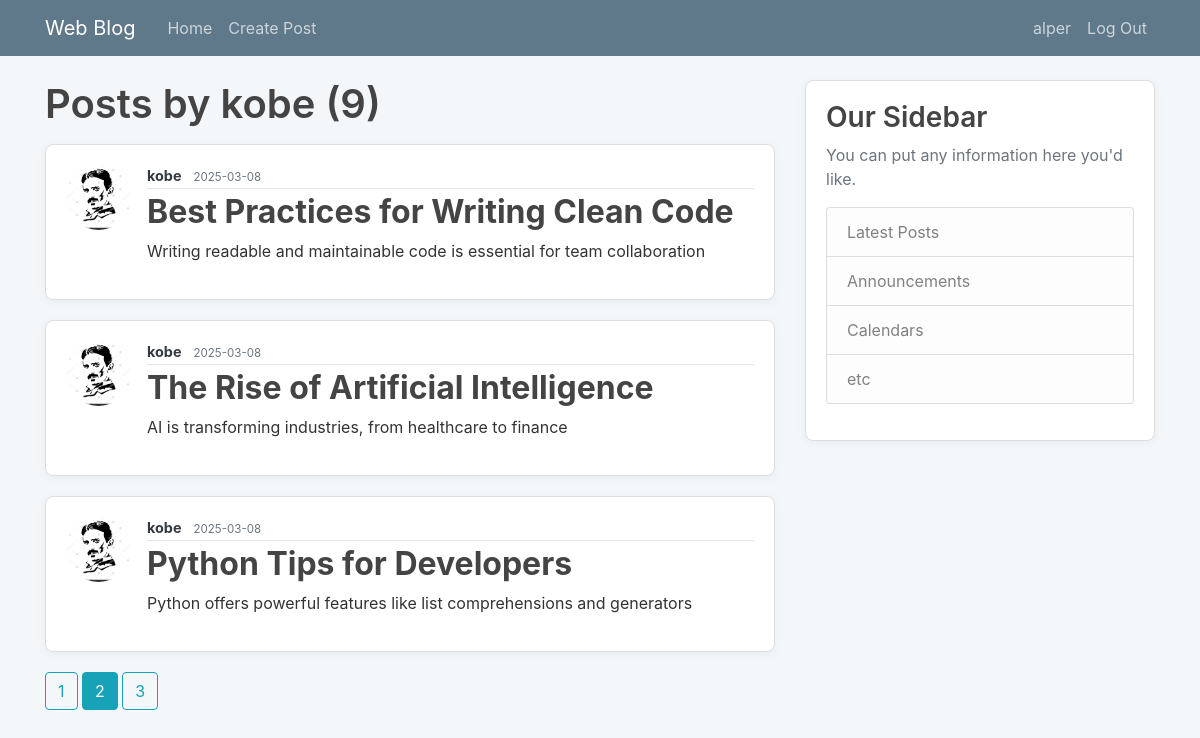
The page /user/kobe?page=2 (signed in) on the database its author committed.
### blog/models.py (models this page shows, shortened)
class User(db.Model, UserMixin):
    id = db.Column(db.Integer, primary_key=True)
    username = db.Column(db.String(length=20), unique=True, nullable=False)
    email = db.Column(db.String(length=120), unique=True, nullable=False)
    image_file = db.Column(db.String(20), nullable=False, default='default.jpg')
    password = db.Column(db.String(60), nullable=True)
    posts = db.relationship('Post', backref='author', lazy=True)

class Post(db.Model):
    id = db.Column(db.Integer, primary_key=True)
    title = db.Column(db.String(length=100), nullable=False)
    date_posted = db.Column(db.DateTime, nullable=False, default=datetime.utcnow)
    content = db.Column(db.Text, nullable=False)
    user_id = db.Column(db.Integer, db.ForeignKey('user.id'), nullable=False)

### blog/users/routes.py (the view)
@users.route('/user/<username>')
def userPosts_page(username):
    page = request.args.get('page', 1, type=int)
    user = User.query.filter_by(username=username).first_or_404()
    posts = Post.query.filter_by(author=user).order_by(Post.date_posted.desc()).paginate(page=page, per_page=3)
    return render_template('user_posts.html', posts=posts, user=user)

### blog/models.py (called while the page is built)
@login_manager.user_loader
def load_user(user_id):
    return User.query.get(int(user_id))

### blog/templates/user_posts.html (shortened to what this page needs)
{% extends 'base.html' %}
{% block content %}
    <h1 class="mb-3">Posts by {{ user.username }} ({{ posts.total }}) </h1>
    {% for post in posts.items %}
        <article class="media content-section">
            <img class="rounded-circle article-img" src="{{ url_for('static', filename='profile_pics/' + post.author.image_file) }}" alt="">
            <div class="media-body">
                <div class="article-metadata">
                    <a class="mr-2 text-dark text-decoration-none" href="{{ url_for('users.userPosts_page', username=post.author.username) }}">{{ post.author.username }}</a>
                    <small class="text-muted">{{ post.date_posted.strftime('%Y-%m-%d') }}</small>
                </div>
                <h2><a  class="article-title" href="{{ url_for('posts.post_page', post_id=post.id) }}">{{ post.title }}</a></h2>
                <p class="article-content">{{ post.content }}</p>
            </div>
        </article>
    {% endfor %}
    {% for page_number in posts.iter_pages(left_edge=1, right_edge=1, left_current=1, right_current=2) %}
        {% if page_number %}
            {% if page_number == posts.page %}
                <a class="btn btn-info mb-4" href="{{ url_for('users.userPosts_page', page=page_numnber, username=user.username) }}">{{ page_number }}</a>
            {% else %}
                <a class="btn btn-outline-info mb-4" href="{{ url_for('users.userPosts_page', page=page_number, username=user.username) }}">{{ page_number }}</a>
            {% endif %}
        {% else %}
            ....
        {% endif %}
    {% endfor %}
{% endblock %}

### blog/templates/base.html (shortened to what this page needs)
<!DOCTYPE html>
<html>
<head>
    <link rel="stylesheet" href="https://maxcdn.bootstrapcdn.com/bootstrap/4.0.0/css/bootstrap.min.css">
    <link rel="stylesheet" type="text/css" href="{{ url_for('static', filename='main.css') }}">
</head>
<body>
    <header class="site-header">
      <nav class="navbar navbar-expand-md navbar-dark bg-steel fixed-top">
        <div class="container">
          <a class="navbar-brand mr-4" href="{{ url_for('main.home_page') }}">Web Blog</a>
          <div class="collapse navbar-collapse" id="navbarToggle">
            <div class="navbar-nav mr-auto">
              {% if current_user.is_authenticated %}
                <a class="nav-item nav-link" href="{{ url_for('main.home_page') }}">Home</a>
                <a class="nav-item nav-link" href="{{ url_for('posts.createPost_page') }}">Create Post</a>
              {% else %}
                <a class="nav-item nav-link" href="{{ url_for('main.home_page') }}">Home</a>
                <a class="nav-item nav-link" href="{{ url_for('posts.createPost_page') }}">Create Post</a>
                <a class="nav-item nav-link" href="{{ url_for('main.about_page') }}">About</a>
              {% endif %}
            </div>
            <div class="navbar-nav">
              {% if current_user.is_authenticated %}
                <a class="nav-item nav-link" href="{{ url_for('users.account_page') }}">{{ current_user.username }}</a>
                <a class="nav-item nav-link" href="{{ url_for('users.logout_page') }}">Log Out</a>
              {% else %}
                <a class="nav-item nav-link" href="{{ url_for('users.login_page') }}">Login</a>
                <a class="nav-item nav-link" href="{{ url_for('users.register_page') }}">Register</a>
              {% endif %}
            </div>
          </div>
        </div>
      </nav>
    </header>
    <main role="main" class="container">
      <div class="row">
        <div class="col-md-8">
          {% block content %}{% endblock %}
        </div>
        <div class="col-md-4">
          <div class="content-section">
            <h3>Our Sidebar</h3>
            <p class='text-muted'>You can put any information here you'd like.
              <ul class="list-group">
                <li class="list-group-item list-group-item-light">Latest Posts</li>
                <li class="list-group-item list-group-item-light">Announcements</li>
                <li class="list-group-item list-group-item-light">Calendars</li>
                <li class="list-group-item list-group-item-light">etc</li>
              </ul>
            </p>
          </div>
        </div>
      </div>
    </main>
</body>
</html>

### blog/static/main.css (style rules this page uses)
body { background: #f4f7f9; color: #333333; margin-top: 5rem; font-family: 'Inter', sans-serif; }
h1, h2, h3, h4, h5, h6 { color: #444444; font-weight: 600; }
.bg-steel { background-color: #5f788a; }
.site-header .navbar-nav .nav-link { color: #cbd5db; transition: color 0.3s ease-in-out; }
.content-section { background: #ffffff; padding: 20px; border: 1px solid #dddddd; border-radius: 8px; margin-bottom: 20px; box-shadow: 0px 2px 10px rgba(0, 0, 0, 0.05); }
.article-title { color: #444444; font-weight: bold; }
.article-content { white-space: pre-line; }
.article-img { height: 65px; width: 65px; margin-right: 16px; border-radius: 8px; object-fit: cover; }
.article-metadata { padding-bottom: 1px; margin-bottom: 4px; border-bottom: 1px solid #e3e3e3; font-size: 0.9rem; color: #777; }
.article-metadata a { font-weight: bold; }

### rows shown on the page
User: username "alper"
User: username "kobe"
Post: image_file (placeholder picture), author.username "kobe", date_posted "2025-03-08", title "Best Practices for Writing Clean Code", content "Writing readable and maintainable code is essential for team collaboration"
Post: image_file (placeholder picture), author.username "kobe", date_posted "2025-03-08", title "The Rise of Artificial Intelligence", content "AI is transforming industries, from healthcare to finance"
Post: image_file (placeholder picture), author.username "kobe", date_posted "2025-03-08", title "Python Tips for Developers", content "Python offers powerful features like list comprehensions and generators"

### other values the page prints
{{ posts.total }} "9"
{{ page_number }} "1" "3"
{{ page_number }} "2"
